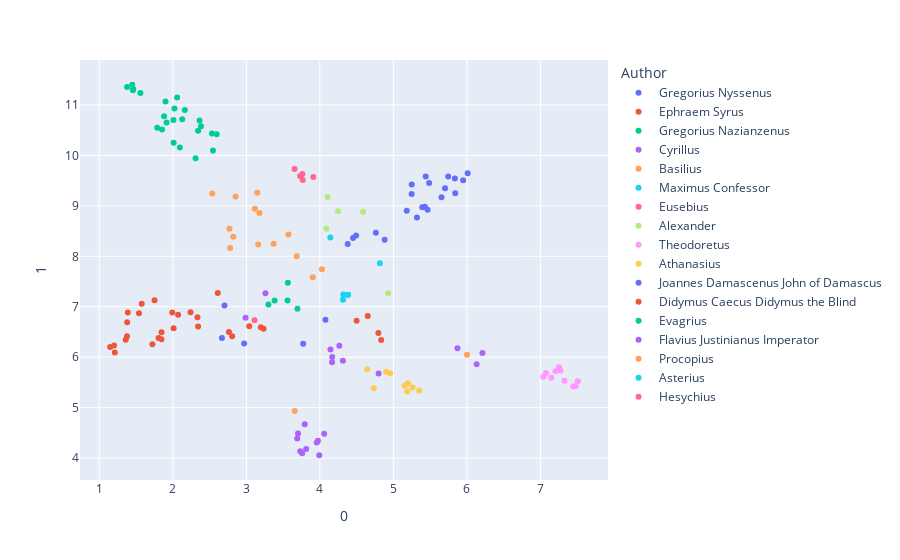

This figure's notebook cell:
### Code cell
from umap import UMAP
import plotly.express as px


umap_2d = UMAP(n_components=2, init='random', random_state=0)

proj_2d = umap_2d.fit_transform(df.loc[:, "Dim0":])

fig_2d = px.scatter(
    proj_2d, x=0, y=1,
    color=df.Author,
    labels={'color': 'Author'},
    hover_name=df.Title,
    #hover_data=["Author", "Title"]
)

fig_2d.show()
fig_2d.write_html(make_file_name("plotly.html"))

### Figure 1 — Plotly figure (JSON) as saved in the notebook; plotly's stock layout.template omitted (floating-point values rounded to 4 significant figures)
{"data": [{"hovertemplate": "<b>%{hovertext}</b><br><br>Author=Gregorius Nyssenus<br>0=%{x}<br>1=%{y}<extra></extra>", "hovertext": ["De professione Christiana ad Harmonium", "Contra Eunomium", "De instituto Christiano", "De mortuis non esse dolendum", "De mortuis non esse dolendum", "In inscriptiones Psalmorum", "De instituto Christiano", "De instituto Christiano", "De instituto Christiano", "Contra Eunomium", "De mortuis non esse dolendum", "Contra Eunomium", "De instituto Christiano", "In inscriptiones Psalmorum", "In inscriptiones Psalmorum", "De mortuis non esse dolendum", "In inscriptiones Psalmorum", "In inscriptiones Psalmorum", "De mortuis non esse dolendum", "Contra Eunomium", "Contra Eunomium"], "legendgroup": "Gregorius Nyssenus", "marker": {"color": "#636efa", "symbol": "circle"}, "mode": "markers", "name": "Gregorius Nyssenus", "orientation": "v", "showlegend": true, "type": "scatter", "x": [5.837, 5.841, 4.378, 6.011, 5.44, 5.32, 4.761, 4.493, 4.451, 5.248, 5.745, 5.428, 4.881, 5.249, 5.465, 5.655, 5.392, 5.703, 5.948, 5.486, 5.182], "xaxis": "x", "y": [9.543, 9.25, 8.242, 9.649, 9.584, 8.768, 8.467, 8.415, 8.365, 9.236, 9.582, 8.981, 8.329, 9.425, 8.921, 9.172, 8.973, 9.348, 9.51, 9.455, 8.902], "yaxis": "y"}, {"hovertemplate": "<b>%{hovertext}</b><br><br>Author=Ephraem Syrus<br>0=%{x}<br>1=%{y}<extra></extra>", "hovertext": ["Sermo adversus haereticos, in quo tum ex margaritae tum ex aliorum claris argumentis ostenditur credendum esse sa", "Sermo adversus haereticos, in quo tum ex margaritae tum ex aliorum claris argumentis ostenditur credendum esse sa", "Sermo adversus haereticos, in quo tum ex margaritae tum ex aliorum claris argumentis ostenditur credendum esse sa", "Sermo in pulcherrimum Ioseph", "Precationes e sacris scripturis collectae, quarum pleraequae sunt Sancti Ephraim, pro iis qui uolunt suam ipsorum", "Precationes e sacris scripturis collectae, quarum pleraequae sunt Sancti Ephraim, pro iis qui uolunt suam ipsorum", "Sermo in adventum domini, et de consummatione saeculi, et in adventum antichristi", "Precationes e sacris scripturis collectae, quarum pleraequae sunt Sancti Ephraim, pro iis qui uolunt suam ipsorum", "Sermo adversus haereticos, in quo tum ex margaritae tum ex aliorum claris argumentis ostenditur credendum esse sa", "De virtute (capita x)", "De fide", "De virtute (capita x)", "De virtute (capita x)", "Sermo in pulcherrimum Ioseph", "Sermo in adventum domini, et de consummatione saeculi, et in adventum antichristi", "Sermo ad renuntiantes", "Sermo de uirginitate", "Sermo in pulcherrimum Ioseph", "Sermo in pulcherrimum Ioseph", "Sermo in pulcherrimum Ioseph", "De virtute (capita x)", "Precationes e sacris scripturis collectae, quarum pleraequae sunt Sancti Ephraim, pro iis qui uolunt suam ipsorum", "Quod non oporteat ridere et extollli, sed plangere potius et nos ipsos et nos ipsos deflere", "Sermo adversus haereticos, in quo tum ex margaritae tum ex aliorum claris argumentis ostenditur credendum esse sa", "De diuina gratia", "Precationes e sacris scripturis collectae, quarum pleraequae sunt Sancti Ephraim, pro iis qui uolunt suam ipsorum"], "legendgroup": "Ephraem Syrus", "marker": {"color": "#EF553B", "symbol": "circle"}, "mode": "markers", "name": "Ephraem Syrus", "orientation": "v", "showlegend": true, "type": "scatter", "x": [3.234, 2.807, 2.763, 1.379, 1.805, 1.201, 1.846, 1.147, 3.039, 2.334, 2.611, 2.343, 2.241, 1.576, 1.722, 2.01, 1.845, 1.388, 1.539, 1.751, 1.992, 1.21, 1.358, 2.071, 3.196, 1.376], "xaxis": "x", "y": [6.565, 6.413, 6.497, 6.69, 6.381, 6.23, 6.496, 6.203, 6.615, 6.792, 7.273, 6.607, 6.889, 7.06, 6.255, 6.575, 6.353, 6.886, 6.868, 7.127, 6.887, 6.09, 6.343, 6.841, 6.591, 6.415], "yaxis": "y"}, {"hovertemplate": "<b>%{hovertext}</b><br><br>Author=Gregorius Nazianzenus<br>0=%{x}<br>1=%{y}<extra></extra>", "hovertext": ["Funebris in laudem Caesarii fratris oratio (orat. 7)", "In patrem tacentem (orat. 16)", "In sancta lumina (orat. 39)", "Funebris oratio in patrem (orat. 18)", "De seipso et ad eos qui ipsum cathedram Constantinopolitanam affectare dicebant (orat. 36)", "Funebris oratio in patrem (orat. 18)", "Epigrammata", "Epigrammata", "Funebris in laudem Caesarii fratris oratio (orat. 7)", "In sancta lumina (orat. 39)", "Funebris oratio in patrem (orat. 18)", "Funebris oratio in patrem (orat. 18)", "In patrem tacentem (orat. 16)", "Funebris oratio in patrem (orat. 18)", "In patrem tacentem (orat. 16)", "Funebris in laudem Caesarii fratris oratio (orat. 7)", "In patrem tacentem (orat. 16)", "Ad patrem (orat. 12)", "Epigrammata", "Epigrammata", "In sancta lumina (orat. 39)", "De seipso et ad eos qui ipsum cathedram Constantinopolitanam affectare dicebant (orat. 36)", "Epigrammata", "Funebris in laudem Caesarii fratris oratio (orat. 7)"], "legendgroup": "Gregorius Nazianzenus", "marker": {"color": "#00cc96", "symbol": "circle"}, "mode": "markers", "name": "Gregorius Nazianzenus", "orientation": "v", "showlegend": true, "type": "scatter", "x": [1.9, 2.309, 2.163, 2.363, 2.127, 1.853, 1.377, 1.448, 2.058, 2.344, 2.596, 2.532, 2.095, 1.787, 2.011, 2.546, 1.881, 2.383, 1.462, 1.457, 2.008, 1.915, 1.559, 2.022], "xaxis": "x", "y": [11.07, 9.947, 10.9, 10.69, 10.72, 10.51, 11.35, 11.4, 11.15, 10.49, 10.42, 10.43, 10.16, 10.55, 10.25, 10.1, 10.78, 10.58, 11.32, 11.29, 10.7, 10.65, 11.24, 10.93], "yaxis": "y"}, {"hovertemplate": "<b>%{hovertext}</b><br><br>Author=Cyrillus<br>0=%{x}<br>1=%{y}<extra></extra>", "hovertext": ["Epistulae paschales sive Homiliae paschales (epist. 1-30)", "De adoratione et cultu in spiritu et veritate", "Catecheses ad illuminandos 1-18", "Epistulae paschales sive Homiliae paschales (epist. 1-30)", "Catecheses ad illuminandos 1-18", "De adoratione et cultu in spiritu et veritate", "De adoratione et cultu in spiritu et veritate", "De adoratione et cultu in spiritu et veritate", "Catecheses ad illuminandos 1-18", "Catecheses ad illuminandos 1-18", "Catecheses ad illuminandos 1-18", "Epistulae paschales sive Homiliae paschales (epist. 1-30)", "Epistulae paschales sive Homiliae paschales (epist. 1-30)", "De adoratione et cultu in spiritu et veritate", "Epistulae paschales sive Homiliae paschales (epist. 1-30)"], "legendgroup": "Cyrillus", "marker": {"color": "#ab63fa", "symbol": "circle"}, "mode": "markers", "name": "Cyrillus", "orientation": "v", "showlegend": true, "type": "scatter", "x": [3.794, 3.813, 6.211, 3.692, 3.259, 3.992, 3.759, 3.958, 2.989, 6.132, 5.871, 4.058, 3.733, 3.973, 3.703], "xaxis": "x", "y": [4.669, 4.178, 6.083, 4.389, 7.266, 4.055, 4.097, 4.309, 6.78, 5.86, 6.175, 4.479, 4.133, 4.345, 4.488], "yaxis": "y"}, {"hovertemplate": "<b>%{hovertext}</b><br><br>Author=Basilius<br>0=%{x}<br>1=%{y}<extra></extra>", "hovertext": ["Adversus Eunomium (libri 5)", "Adversus Eunomium (libri 5)", "Adversus Eunomium (libri 5)", "Adversus Eunomium (libri 5)", "Homilia in martyrem Julittam", "Adversus Eunomium (libri 5)", "De legendis gentilium libris", "De legendis gentilium libris", "De legendis gentilium libris", "Homilia adversus eos qui irascuntur", "Homilia adversus eos qui irascuntur", "De legendis gentilium libris", "De fide", "Homilia in martyrem Julittam", "Homilia in martyrem Julittam"], "legendgroup": "Basilius", "marker": {"color": "#FFA15A", "symbol": "circle"}, "mode": "markers", "name": "Basilius", "orientation": "v", "showlegend": true, "type": "scatter", "x": [4.028, 3.903, 3.371, 3.658, 3.161, 3.572, 3.179, 2.853, 3.149, 2.77, 2.536, 3.115, 3.684, 2.779, 2.822], "xaxis": "x", "y": [7.742, 7.585, 8.248, 4.934, 8.232, 8.43, 8.861, 9.187, 9.261, 8.548, 9.243, 8.944, 7.999, 8.163, 8.387], "yaxis": "y"}, {"hovertemplate": "<b>%{hovertext}</b><br><br>Author=Maximus Confessor<br>0=%{x}<br>1=%{y}<extra></extra>", "hovertext": ["Quaestiones ad Thalassium", "Quaestiones ad Thalassium", "Quaestiones ad Thalassium", "Quaestiones ad Thalassium", "Quaestiones ad Thalassium"], "legendgroup": "Maximus Confessor", "marker": {"color": "#19d3f3", "symbol": "circle"}, "mode": "markers", "name": "Maximus Confessor", "orientation": "v", "showlegend": true, "type": "scatter", "x": [4.816, 4.314, 4.32, 4.385, 4.375], "xaxis": "x", "y": [7.86, 7.139, 7.241, 7.237, 7.234], "yaxis": "y"}, {"hovertemplate": "<b>%{hovertext}</b><br><br>Author=Eusebius<br>0=%{x}<br>1=%{y}<extra></extra>", "hovertext": ["Contra Hieroclem", "Contra Hieroclem", "Contra Hieroclem", "Contra Hieroclem", "Contra Hieroclem"], "legendgroup": "Eusebius", "marker": {"color": "#FF6692", "symbol": "circle"}, "mode": "markers", "name": "Eusebius", "orientation": "v", "showlegend": true, "type": "scatter", "x": [3.91, 3.656, 3.761, 3.766, 3.731], "xaxis": "x", "y": [9.571, 9.729, 9.632, 9.513, 9.594], "yaxis": "y"}, {"hovertemplate": "<b>%{hovertext}</b><br><br>Author=Alexander<br>0=%{x}<br>1=%{y}<extra></extra>", "hovertext": ["Tractatus de placitis Manichaeorum", "Tractatus de placitis Manichaeorum", "Tractatus de placitis Manichaeorum", "Tractatus de placitis Manichaeorum", "Tractatus de placitis Manichaeorum"], "legendgroup": "Alexander", "marker": {"color": "#B6E880", "symbol": "circle"}, "mode": "markers", "name": "Alexander", "orientation": "v", "showlegend": true, "type": "scatter", "x": [4.247, 4.089, 4.928, 4.587, 4.106], "xaxis": "x", "y": [8.893, 8.546, 7.268, 8.884, 9.175], "yaxis": "y"}, {"hovertemplate": "<b>%{hovertext}</b><br><br>Author=Theodoretus<br>0=%{x}<br>1=%{y}<extra></extra>", "hovertext": ["Interpretatio in Danielem", "Epistulae: Collectio Sirmondiana (epistulae 1-95)", "Interpretatio in Danielem", "Epistulae: Collectio Sirmondiana (epistulae 1-95)", "Epistulae: Collectio Sirmondiana (epistulae 1-95)", "Epistulae: Collectio Sirmondiana (epistulae 1-95)", "Interpretatio in Danielem", "Interpretatio in Danielem", "Interpretatio in Danielem", "Epistulae: Collectio Sirmondiana (epistulae 1-95)"], "legendgroup": "Theodoretus", "marker": {"color": "#FF97FF", "symbol": "circle"}, "mode": "markers", "name": "Theodoretus", "orientation": "v", "showlegend": true, "type": "scatter", "x": [7.327, 7.205, 7.272, 7.039, 7.447, 7.149, 7.509, 7.253, 7.481, 7.076], "xaxis": "x", "y": [5.531, 5.719, 5.733, 5.609, 5.419, 5.591, 5.521, 5.8, 5.429, 5.684], "yaxis": "y"}, {"hovertemplate": "<b>%{hovertext}</b><br><br>Author=Athanasius<br>0=%{x}<br>1=%{y}<extra></extra>", "hovertext": ["In illud: Qui dixerit verbum in filium", "In illud: Qui dixerit verbum in filium", "De synodis Arimini in Italia et Seleuciae in Isauria", "In illud: Qui dixerit verbum in filium", "De synodis Arimini in Italia et Seleuciae in Isauria", "In illud: Qui dixerit verbum in filium", "De synodis Arimini in Italia et Seleuciae in Isauria", "De synodis Arimini in Italia et Seleuciae in Isauria", "De synodis Arimini in Italia et Seleuciae in Isauria"], "legendgroup": "Athanasius", "marker": {"color": "#FECB52", "symbol": "circle"}, "mode": "markers", "name": "Athanasius", "orientation": "v", "showlegend": true, "type": "scatter", "x": [5.261, 5.197, 4.645, 5.187, 4.901, 5.351, 5.152, 4.733, 4.955], "xaxis": "x", "y": [5.401, 5.485, 5.756, 5.321, 5.713, 5.34, 5.434, 5.382, 5.682], "yaxis": "y"}, {"hovertemplate": "<b>%{hovertext}</b><br><br>Author=Joannes Damascenus John of Damascus<br>0=%{x}<br>1=%{y}<extra></extra>", "hovertext": ["Contra Manichaeos", "Contra Manichaeos", "Contra Manichaeos", "Contra Manichaeos", "Contra Manichaeos"], "legendgroup": "Joannes Damascenus John of Damascus", "marker": {"color": "#636efa", "symbol": "circle"}, "mode": "markers", "name": "Joannes Damascenus John of Damascus", "orientation": "v", "showlegend": true, "type": "scatter", "x": [2.969, 3.773, 4.076, 2.702, 2.667], "xaxis": "x", "y": [6.27, 6.266, 6.741, 7.023, 6.378], "yaxis": "y"}, {"hovertemplate": "<b>%{hovertext}</b><br><br>Author=Didymus Caecus Didymus the Blind<br>0=%{x}<br>1=%{y}<extra></extra>", "hovertext": ["Contra Manichaeos", "Contra Manichaeos", "Contra Manichaeos", "Contra Manichaeos"], "legendgroup": "Didymus Caecus Didymus the Blind", "marker": {"color": "#EF553B", "symbol": "circle"}, "mode": "markers", "name": "Didymus Caecus Didymus the Blind", "orientation": "v", "showlegend": true, "type": "scatter", "x": [4.834, 4.5, 4.651, 4.795], "xaxis": "x", "y": [6.338, 6.721, 6.816, 6.478], "yaxis": "y"}, {"hovertemplate": "<b>%{hovertext}</b><br><br>Author=Evagrius<br>0=%{x}<br>1=%{y}<extra></extra>", "hovertext": ["Expositio in Proverbia Salomonis", "Expositio in Proverbia Salomonis", "Expositio in Proverbia Salomonis", "Expositio in Proverbia Salomonis", "Expositio in Proverbia Salomonis"], "legendgroup": "Evagrius", "marker": {"color": "#00cc96", "symbol": "circle"}, "mode": "markers", "name": "Evagrius", "orientation": "v", "showlegend": true, "type": "scatter", "x": [3.695, 3.3, 3.56, 3.565, 3.384], "xaxis": "x", "y": [6.96, 7.045, 7.124, 7.475, 7.124], "yaxis": "y"}, {"hovertemplate": "<b>%{hovertext}</b><br><br>Author=Flavius Justinianus Imperator<br>0=%{x}<br>1=%{y}<extra></extra>", "hovertext": ["Contra monophysitas", "Contra monophysitas", "Contra monophysitas", "Contra monophysitas", "Contra monophysitas", "Epistula ad synodum de Theodoro Mopsuesteno et reliquis"], "legendgroup": "Flavius Justinianus Imperator", "marker": {"color": "#ab63fa", "symbol": "circle"}, "mode": "markers", "name": "Flavius Justinianus Imperator", "orientation": "v", "showlegend": true, "type": "scatter", "x": [4.313, 4.799, 4.264, 4.168, 4.143, 4.165], "xaxis": "x", "y": [5.931, 5.677, 6.228, 6.005, 6.153, 5.897], "yaxis": "y"}, {"hovertemplate": "<b>%{hovertext}</b><br><br>Author=Procopius<br>0=%{x}<br>1=%{y}<extra></extra>", "hovertext": ["Horologium"], "legendgroup": "Procopius", "marker": {"color": "#FFA15A", "symbol": "circle"}, "mode": "markers", "name": "Procopius", "orientation": "v", "showlegend": true, "type": "scatter", "x": [6.001], "xaxis": "x", "y": [6.049], "yaxis": "y"}, {"hovertemplate": "<b>%{hovertext}</b><br><br>Author=Asterius<br>0=%{x}<br>1=%{y}<extra></extra>", "hovertext": ["Homilia 9 (ex Symeone Metaphraste)"], "legendgroup": "Asterius", "marker": {"color": "#19d3f3", "symbol": "circle"}, "mode": "markers", "name": "Asterius", "orientation": "v", "showlegend": true, "type": "scatter", "x": [4.142], "xaxis": "x", "y": [8.372], "yaxis": "y"}, {"hovertemplate": "<b>%{hovertext}</b><br><br>Author=Hesychius<br>0=%{x}<br>1=%{y}<extra></extra>", "hovertext": ["Homilia i de sancta Maria deipara (homilia 5)"], "legendgroup": "Hesychius", "marker": {"color": "#FF6692", "symbol": "circle"}, "mode": "markers", "name": "Hesychius", "orientation": "v", "showlegend": true, "type": "scatter", "x": [3.111], "xaxis": "x", "y": [6.733], "yaxis": "y"}], "layout": {"legend": {"title": {"text": "Author"}, "tracegroupgap": 0}, "margin": {"t": 60}, "xaxis": {"anchor": "y", "domain": [0, 1], "title": {"text": "0"}}, "yaxis": {"anchor": "x", "domain": [0, 1], "title": {"text": "1"}}}}
